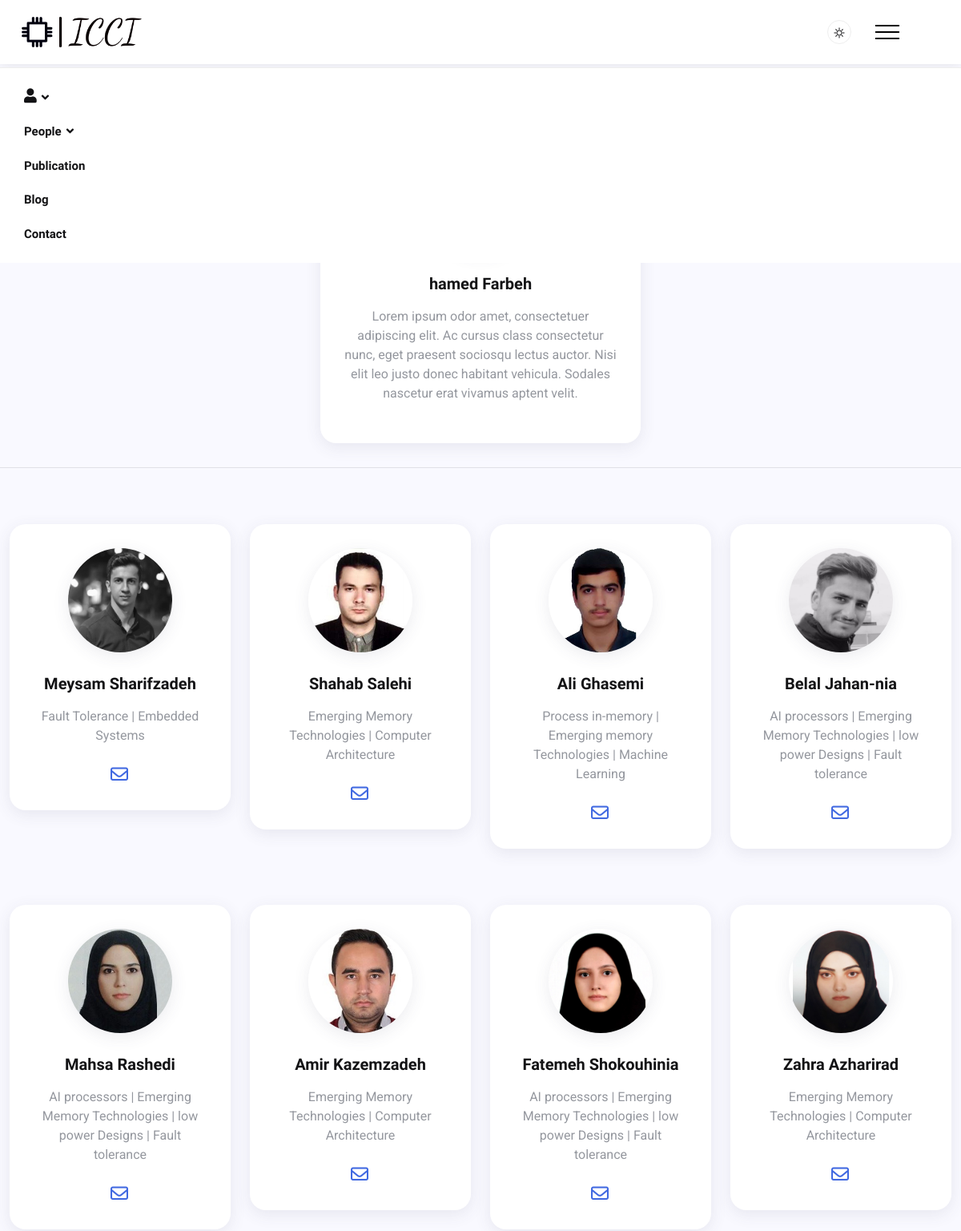
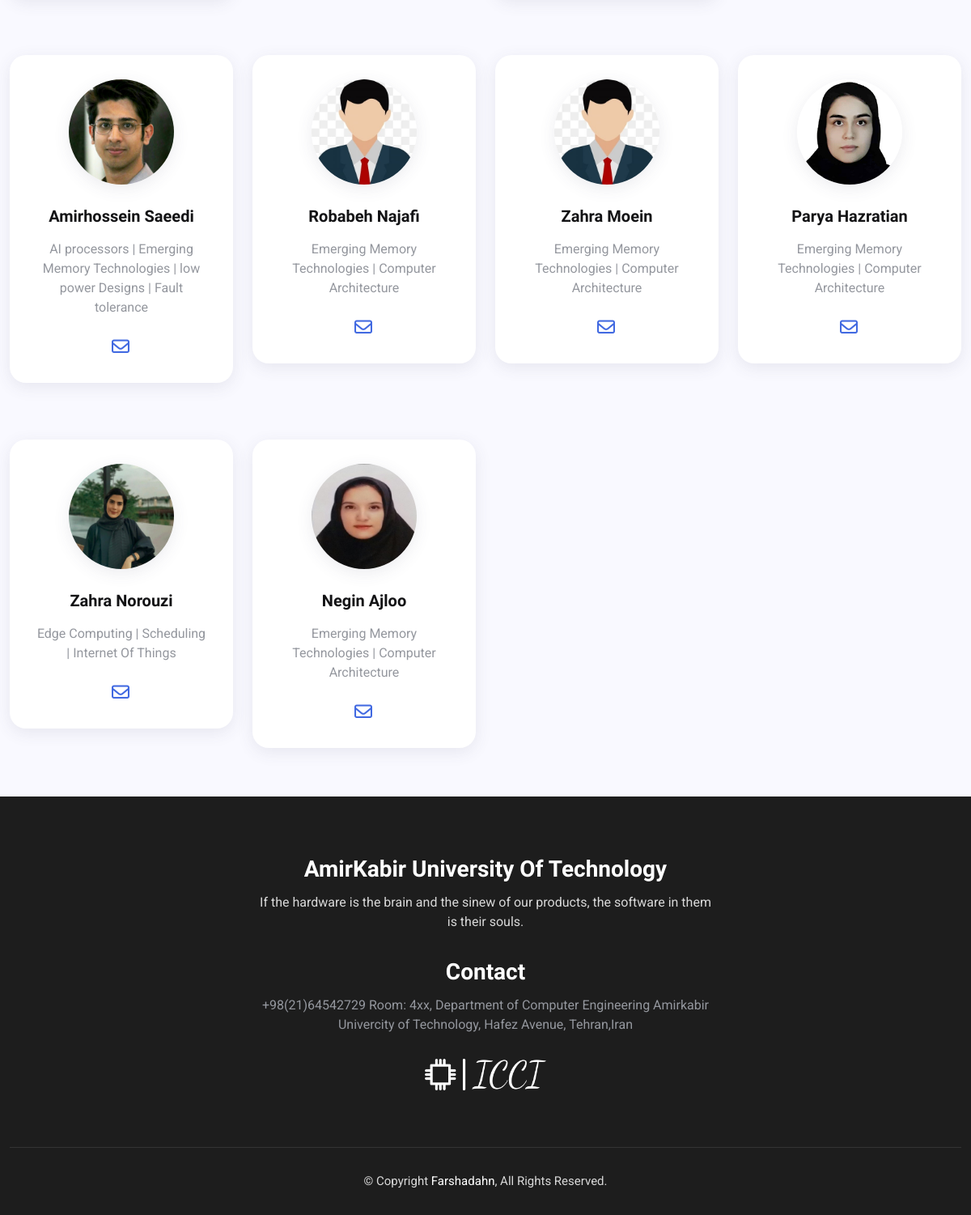
The page /accounts/alumni on the database its author committed (2 pictures, top to bottom).
### accounts/models.py (models this page shows, shortened)
class CustomUser(AbstractUser):
    STATUS = (
        ('current', 'current'),
        ('Alumni', 'Alumni')
    )
    STUDENT_LEVEL = (
        ('Bachelors', 'Bs'),
        ('Master', 'Ms'),
        ('PHD', 'PHD'),
    )
    USER_ROLE = (
        ('student', 'student'),
        ('head', 'head'),
        ('admin', 'admin')
    )
    status = models.CharField(max_length=8, choices=STATUS, blank=True, null=True)
    position = models.CharField(max_length=512, blank=True, null=True)
    student_level = models.CharField(max_length=11, choices=STUDENT_LEVEL, blank=True, null=True)
    professor_verification = models.BooleanField(default=False)
    user_image = models.ImageField(blank=True, upload_to='users', default='img/user/avatar.jpg')
    linkedin_url = models.CharField(max_length=512, blank=True, null=True)
    telegram_url = models.CharField(max_length=512, blank=True, null=True)
    user_role = models.CharField(max_length=10, choices=USER_ROLE, default=USER_ROLE[0])
    bio = models.CharField(max_length=256, blank=True, null=True)

### accounts/views.py (the view)
# urls.py: path('alumni', views.AlumniView.as_view(), name='alumni'),
class AlumniView(generic.TemplateView):
    template_name = 'members/Alumni.html'

### accounts/templatetags/account_tags.py (called while the page is built)
@register.inclusion_tag('members/head_info.html')
def get_head_info():
    head_info = CustomUser.objects.filter(user_role='head').first()
    return {'head_info': head_info}

@register.inclusion_tag('members/alumni_info.html')
def get_alumni_info():
    alumni_info = CustomUser.objects.filter(user_role='student', status='Alumni', student_level='Master')
    return {'alumni_info': alumni_info}

### templates/members/Alumni.html (shortened to what this page needs)
{% extends '_base.html' %}
{% load static %}
{% load account_tags %}
{% block content %}
    <main class="main">
        <section class="mt-70  mb-30">
            <div class="container-fluid">
                <div class="row">
                    <div class="widget my_widget">
                        {% get_head_info %}
                    </div>
                    <hr class="mt-30 mb-30">
                    {% get_alumni_info %}
                </div>
            </div>
        </section>
    </main>
{% endblock %}

### templates/members/head_info.html (shortened to what this page needs)
{% load static %}
<div class="widget-author">
    <div class="author-img">
        <a href="author.html" class="image">
        </a>
    </div>
    <div class="author-content">
        <h6 class="name"> {{ head_info.first_name }} {{ head_info.last_name }}</h6>
        <p class="bio">
            {{ head_info.bio }}
        </p>
    </div>
</div>

### templates/members/alumni_info.html (shortened to what this page needs)
{% load static %}
{% for alumni_member in alumni_info %}
    <div class="col-xl-3 col-lg-3 col-md-4 col-sm-6  mt-40">
        <div class="widget">
            <div class="widget-author">
                <div class="author-img">
                    <a href="author.html" class="image">
                        <img src="{{ alumni_member.user_image.url }}" alt="">
                    </a>
                </div>
                <div class="author-content">
                    <h6 class="name">{{ alumni_member.first_name }} {{ alumni_member.last_name }}</h6>
                    <p class="bio">
                        {{ alumni_member.bio }}
                    </p>
                    <div class="social-media">
                        <ul class="list-inline">
                            {% if alumni_member.email is not None %}
                                <li>
                                    <a href="{{ alumni_member.email }}" class="color-telegram">
                                        <i class="fa-regular fa-envelope color-telegram"></i>
                                    </a>
                                </li>
                            {% endif %}
                        </ul>
                    </div>
                </div>
            </div>
        </div>
    </div>
{% endfor %}

### assets/css/style.css (style rules this page uses)
* { margin: 0; padding: 0; font-family: inherit; outline: none !important; list-style: none !important; }
*:after, *:before { -webkit-box-sizing: border-box; box-sizing: border-box; padding: 0; margin: 0; }
html { scroll-behavior: smooth; }
body { font-family: "Roboto", sans-serif; font-size: 16px; background-color: #F9F9FF; color: #94979e; font-weight: 400; position: relative; }
h1, h2, h3, h4, h5, h6 { font-family: "Inter Tight", sans-serif; font-weight: 900; line-height: 1.4; color: #131315; margin: 0; }
h6 { font-size: 18px; }
.color-linkedin, .color-telegram { color: #4169E1 !important; font-size: 22px !important; }
p:first-letter, h5:first-letter { text-transform: capitalize; }
a { text-decoration: none; color: inherit; }
img { max-width: 100%; height: auto; }
ul { margin-bottom: 0; padding-left: 0; }
.list-inline li { display: inline-block; }
.container-fluid { max-width: 1350px; }
.main { margin-top: 84px; border-top: 1px solid #F9F9FF; }
.social-media a { width: 30px; height: 30px; border-radius: 50%; display: block; text-align: center; margin-right: 2px; -webkit-transition: all 0.5s ease-in-out; transition: all 0.5s ease-in-out; }
.social-media a i { font-size: 13px; line-height: 30px; color: #ffffff; }
.mb-30 { margin-bottom: 30px; }
.mt-70 { margin-top: 70px; }
.mt-40 { margin-top: 40px; }
.mt-30 { margin-top: 30px; }
.widget { background-color: #ffffff; padding: 30px; border-radius: 20px; margin-bottom: 30px; -webkit-box-shadow: 0px 5px 20px 0px rgba(69, 67, 96, 0.1); box-shadow: 0px 5px 20px 0px rgba(69, 67, 96, 0.1); }
.my_widget { width: 400px; justify-content: center; margin: auto; }
.widget-author { text-align: center; }
.widget-author .author-img { margin-bottom: 25px; position: relative; }
.widget-author .author-img img { width: 130px; height: 130px; border-radius: 50%; -o-object-fit: cover; object-fit: cover; -webkit-box-shadow: 0px 5px 20px 0px rgba(69, 67, 96, 0.1); box-shadow: 0px 5px 20px 0px rgba(69, 67, 96, 0.1); }
.widget-author .author-content .name { font-size: 20px; text-align: center; margin-bottom: 15px; font-weight: 900; }
.widget-author .author-content .bio { text-align: center; margin-bottom: 20px; }

### assets/css/custom.css (style rules this page uses)
.my_widget { width: 400px; justify-content: center; margin: auto; }

### rows shown on the page
CustomUser: first_name "hamed", last_name "Farbeh", bio "Lorem ipsum odor amet, consectetuer adipiscing elit. Ac cursus class consectetur nunc, eget praesent sociosqu lectus auctor. Nisi elit leo justo donec habitant vehicula. Sodales nascetur erat vivamus aptent velit."
CustomUser: user_image (picture), first_name "Meysam", last_name "Sharifzadeh", bio "Fault Tolerance | Embedded Systems"
CustomUser: user_image (picture), first_name "Shahab", last_name "Salehi", bio "Emerging Memory Technologies | Computer Architecture"
CustomUser: user_image (picture), first_name "Ali", last_name "Ghasemi", bio "Process in-memory | Emerging memory Technologies | Machine Learning"
CustomUser: user_image (picture), first_name "Belal", last_name "Jahan-nia", bio "AI processors | Emerging Memory Technologies | low power Designs | Fault tolerance"
CustomUser: user_image (picture), first_name "Mahsa", last_name "Rashedi", bio "AI processors | Emerging Memory Technologies | low power Designs | Fault tolerance"
CustomUser: user_image (picture), first_name "Amir", last_name "Kazemzadeh", bio "Emerging Memory Technologies | Computer Architecture"
CustomUser: user_image (picture), first_name "Fatemeh", last_name "Shokouhinia", bio "AI processors | Emerging Memory Technologies | low power Designs | Fault tolerance"
CustomUser: user_image (picture), first_name "Zahra", last_name "Azharirad", bio "Emerging Memory Technologies | Computer Architecture"
CustomUser: user_image (picture), first_name "Amirhossein", last_name "Saeedi", bio "AI processors | Emerging Memory Technologies | low power Designs | Fault tolerance"
CustomUser: user_image (picture), first_name "Robabeh", last_name "Najafi", bio "Emerging Memory Technologies | Computer Architecture"
CustomUser: user_image (picture), first_name "Zahra", last_name "Moein", bio "Emerging Memory Technologies | Computer Architecture"
CustomUser: user_image (picture), first_name "Parya", last_name "Hazratian", bio "Emerging Memory Technologies | Computer Architecture"
CustomUser: user_image (picture), first_name "Zahra", last_name "Norouzi", bio "Edge Computing | Scheduling | Internet Of Things"
CustomUser: user_image (picture), first_name "Negin", last_name "Ajloo", bio "Emerging Memory Technologies | Computer Architecture"
